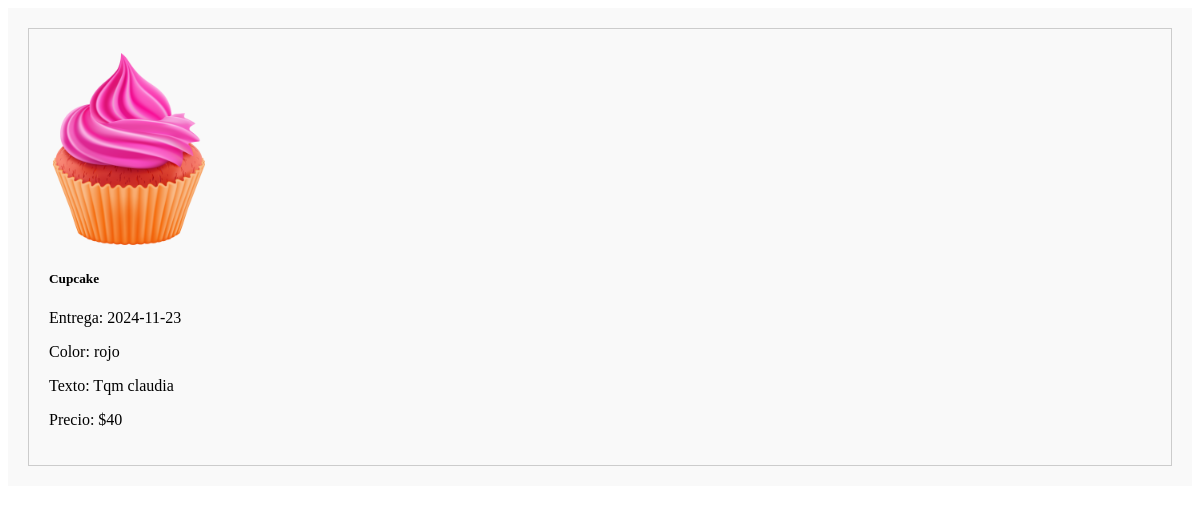
The page /Controlador/read_articulos.php?id_pedido=41 on the database as committed earlier.
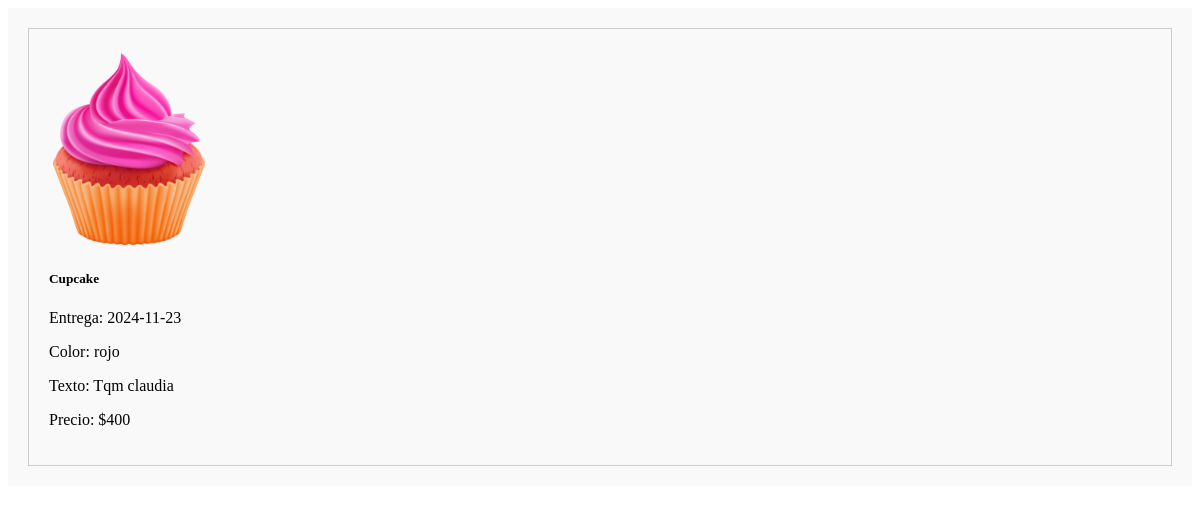
The same page on the database as committed later.
### tables this page shows
CREATE TABLE `pedido_articulos` (
  `id` int(11) NOT NULL AUTO_INCREMENT COMMENT 'Guarda el id de la descripcion del pedido',
  `pedido_id` int(11) NOT NULL COMMENT 'Guarda el numero identificador del pedido',
  `pastel_id` int(11) NOT NULL COMMENT 'Guarda el numero identificador del pastel con el que se relaciona el pedido',
  `fecEntrega` date DEFAULT NULL COMMENT 'Guarda la fecha de entrega del pastel',
  `color` varchar(30) DEFAULT NULL COMMENT 'Guarda el color del pastel',
  `texto` varchar(30) DEFAULT NULL COMMENT 'Guarda el texto que tendra del pastel',
  PRIMARY KEY (`id`),
  KEY `pedido_id` (`pedido_id`),
  KEY `pastel_id` (`pastel_id`),
  CONSTRAINT `pedido_articulos_ibfk_1` FOREIGN KEY (`pedido_id`) REFERENCES `pedidos` (`id`) ON DELETE CASCADE ON UPDATE CASCADE,
  CONSTRAINT `pedido_articulos_ibfk_2` FOREIGN KEY (`pastel_id`) REFERENCES `pasteles` (`id_pastel`) ON DELETE CASCADE ON UPDATE CASCADE
);

CREATE TABLE `pasteles` (
  `id_pastel` int(11) NOT NULL COMMENT 'Guarda el numero identificador del usuario',
  `nombreP` varchar(20) NOT NULL COMMENT 'Guarda el nombre del pastel',
  `descripcion` text NOT NULL COMMENT 'Guarda una descripcion de lo que contiene el pastel',
  `precio` int(11) NOT NULL DEFAULT 0 COMMENT 'Guarda el precio del pastel',
  `visualizacion` varchar(15) NOT NULL COMMENT 'Se alamacena uno o cero dependiendo si se desea visualizar el pastel',
  PRIMARY KEY (`id_pastel`)
);

### Controlador/read_articulos.php (the view, shortened to what this page needs)
<?php
require '../Modelo/conexion/conexion.php';
$id_pedido = isset($_GET['id_pedido']) ? intval($_GET['id_pedido']) : 0;
$consulta = "SELECT pa.pastel_id, pa.color, pa.texto,pa.fecEntrega, p.nombreP, p.precio
             FROM pedido_articulos pa
             JOIN pasteles p ON pa.pastel_id = p.id_pastel
             WHERE pa.pedido_id = $id_pedido";
$resultado = mysqli_query($conexion, $consulta);
?>
<section class="container specials">
    <div class="slider-scroll">
        <?php
            foreach ($resultado as $row) {
                $nombre_pastel = $row['nombreP'];
                $imagen = "../Static/img/Productos/" . $nombre_pastel . ".png";
        ?>
            <div class="card" style="width: 200px; margin: 10px;">
                <img src="<?php echo htmlspecialchars($imagen); ?>" class="card-img-top" alt="<?php echo htmlspecialchars($nombre_pastel); ?>">
                <div class="card-body">
                    <h5 class="card-title"><?php echo htmlspecialchars($nombre_pastel); ?></h5>
                    <p class="card-text">Entrega: <?php echo htmlspecialchars($row['fecEntrega']); ?></p>
                    <p class="card-text">Color: <?php echo htmlspecialchars($row['color']); ?></p>
                    <p class="card-text">Texto: <?php echo htmlspecialchars($row['texto']); ?></p>
                    <p class="card-text">Precio: $<?php echo htmlspecialchars($row['precio']); ?></p>
                </div>
            </div>
        <?php
            }
        ?>
    </div>
</section>

Rows that differ between the two databases and show on the page:
changed through a linked row, pedido_articulos "rojo": pastel.precio "40" → "400"
